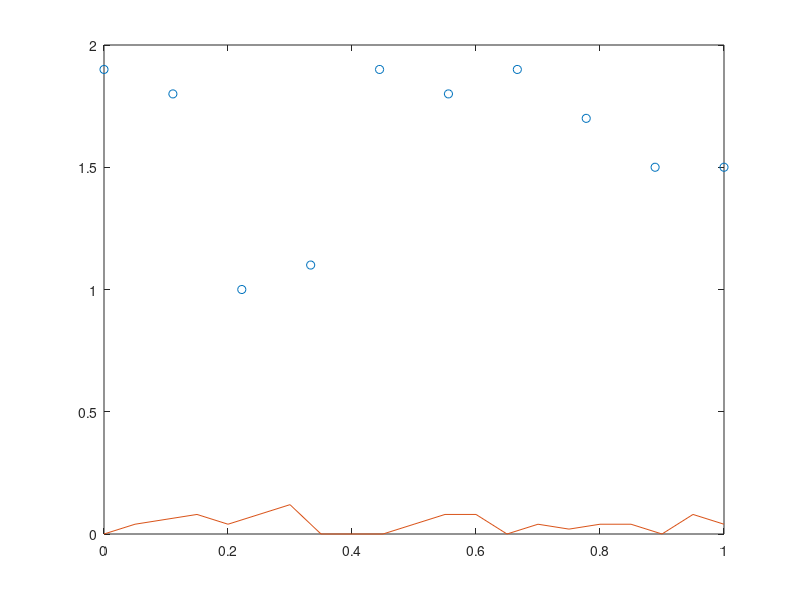

Source code (MATLAB):
% illum_data: generates the input data for the illumination problem 
%             (a matrix A whose rows are a_k^T)

randn('seed',0);

figure(1)
L = [linspace(0,1,10); 
     1.9 1.8 1.0 1.1 1.9 1.8 1.9 1.7 1.5 1.5 ]; 

m = size(L,2);    % number of lamps

% begin and endpoints of patches 
V = [linspace(0,1,21);
    .4* [0.0 0.1 0.15 0.2 0.1 0.2 0.3 0.0 0.0 0.0 ,  ...
      0.1 0.2 0.2 0.0 0.1 0.05 0.1 0.1 0.0 0.2 0.1]];

d=plot(L(1,:), L(2,:), 'o', V(1,:), V(2,:), '-');
n = size(V,2)-1;  % number of patches

% construct A
dV = V(:,2:n+1)-V(:,1:n);    % tangent to patches
VI = V(:,1:n)+.5*dV;         % midpoint of patches
A = zeros(n,m);
for i=1:n
  for j=1:m
    dVI = L(:,j)-VI(:,i);  
    dVperp = null(dV(:,i)');  % upward pointing normal 
    if dVperp(2)<0
      dVperp = -dVperp;
    end
    A(i,j) = max(0,dVI'*dVperp/(norm(dVI)*norm(dVperp)))./norm(dVI)^2;
  end
end
